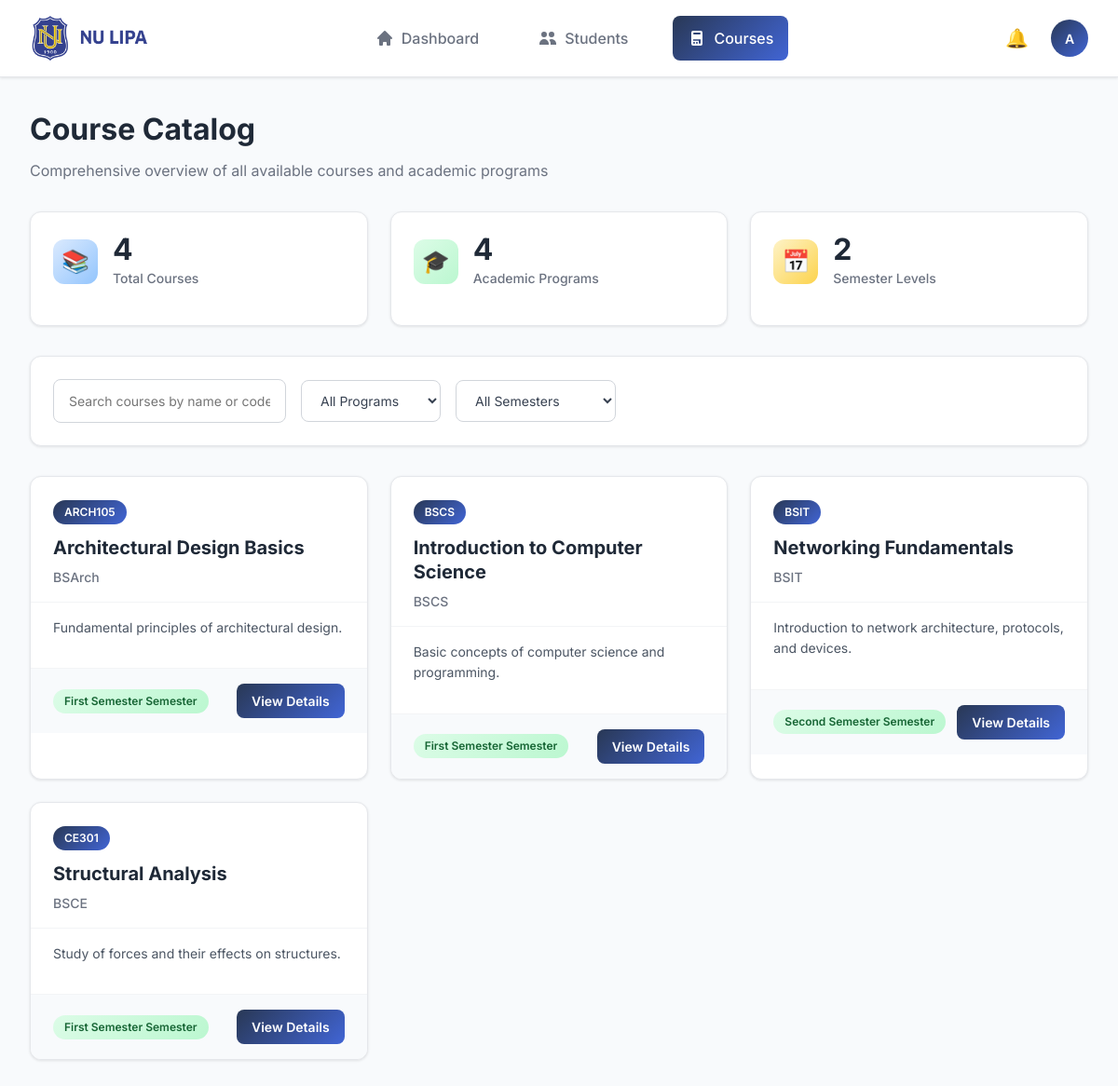
The page /courses.php (signed in) on the database its author committed.
### tables this page shows
CREATE TABLE `courses` (
  `id` int(11) NOT NULL,
  `course_code` varchar(20) NOT NULL,
  `course_name` varchar(255) NOT NULL,
  `description` text DEFAULT NULL,
  `units` int(11) NOT NULL DEFAULT 3,
  `program` varchar(100) NOT NULL,
  `semester` varchar(50) NOT NULL,
  `prerequisites` varchar(255) DEFAULT NULL,
  `created_at` timestamp NOT NULL DEFAULT current_timestamp(),
  `updated_at` timestamp NOT NULL DEFAULT current_timestamp() ON UPDATE current_timestamp()
);

### courses.php (the view, shortened to what this page needs)
<?php
include 'connections.php';
$query = "SELECT * FROM courses ORDER BY course_name ASC";
$result = $conn->query($query);
$total_courses = $result->num_rows;
$programs_query = "SELECT DISTINCT program FROM courses WHERE program IS NOT NULL ORDER BY program ASC";
$programs_result = $conn->query($programs_query);
$programs = [];
if ($programs_result->num_rows > 0) {
    while($row = $programs_result->fetch_assoc()) {
        $programs[] = $row['program'];
    }
}
$semester_query = "SELECT semester, COUNT(*) as count FROM courses GROUP BY semester ORDER BY semester ASC";
$semester_result = $conn->query($semester_query);
$semester_stats = [];
if ($semester_result->num_rows > 0) {
    while($row = $semester_result->fetch_assoc()) {
        $semester_stats[$row['semester']] = $row['count'];
    }
}
?>
<!DOCTYPE html>
<html lang="en">
<head>
  <link rel="stylesheet" href="style.css">
  <link rel="stylesheet" href="https://cdn.jsdelivr.net/npm/bootstrap@5.3.0/dist/css/bootstrap.min.css">
</head>
<body>
  <header class="header-bar">
    <a href="#" class="logo">
      <img src="images/National University Lipa.png" alt="NU Lipa" class="logo-image" style="width: 130px; height: 50px;">
    </a>
    <nav class="nav-menu">
      <a href="enrollee.php" class="nav-item">
        <svg class="nav-icon" fill="currentColor" viewBox="0 0 20 20">
          <path d="M10.707 2.293a1 1 0 00-1.414 0l-7 7a1 1 0 001.414 1.414L4 10.414V17a1 1 0 001 1h2a1 1 0 001-1v-2a1 1 0 011-1h2a1 1 0 011 1v2a1 1 0 001 1h2a1 1 0 001-1v-6.586l.293.293a1 1 0 001.414-1.414l-7-7z"/>
        </svg>
        Dashboard
      </a>
      <a href="admin.php" class="nav-item">
        <svg class="nav-icon" fill="currentColor" viewBox="0 0 20 20">
          <path d="M9 6a3 3 0 11-6 0 3 3 0 016 0zM17 6a3 3 0 11-6 0 3 3 0 016 0zM12.93 17c.046-.327.07-.66.07-1a6.97 6.97 0 00-1.5-4.33A5 5 0 0119 16v1h-6.07zM6 11a5 5 0 015 5v1H1v-1a5 5 0 015-5z"/>
        </svg>
        Students
      </a>
      <a href="courses.php" class="nav-item active">
        Courses
      </a>
    </nav>
    <div class="header-actions">
      <button class="notification-btn">🔔</button>
      <div class="user-profile-dropdown">
        <div class="user-profile" onclick="toggleDropdown()">A</div>
      </div>
    </div>
  </header>
  <main class="main-content">
    <div class="dashboard-title">Course Catalog</div>
    <div class="dashboard-subtitle">Comprehensive overview of all available courses and academic programs</div>
    <div class="stats-grid">
      <div class="stat-card">
        <div class="stat-header">
          <div class="stat-icon primary">📚</div>
          <div class="stat-content">
            <div class="stat-value"><?php echo $total_courses; ?></div>
            <div class="stat-label">Total Courses</div>
          </div>
        </div>
      </div>
      <div class="stat-card">
        <div class="stat-header">
          <div class="stat-icon secondary">🎓</div>
          <div class="stat-content">
            <div class="stat-value"><?php echo count($programs); ?></div>
            <div class="stat-label">Academic Programs</div>
          </div>
        </div>
      </div>
      <div class="stat-card">
        <div class="stat-header">
          <div class="stat-icon accent">📅</div>
          <div class="stat-content">
            <div class="stat-value"><?php echo count($semester_stats); ?></div>
            <div class="stat-label">Semester Levels</div>
          </div>
        </div>
      </div>
    </div>
    <div class="filter-section">
      <div class="filter-row">
        <input type="text" class="search-input" id="courseSearch" placeholder="Search courses by name or code...">
        <select class="filter-dropdown" id="programFilter">
          <option value="all">All Programs</option>
        </select>
        <select class="filter-dropdown" id="semesterFilter">
          <option value="all">All Semesters</option>
        </select>
      </div>
    </div>
    <div class="courses-grid" id="coursesGrid">
      <?php if ($result->num_rows === 0): ?>
        <div class="empty-state">
          <div class="empty-state-icon">📚</div>
          <div class="empty-state-title">No Courses Found</div>
          <div class="empty-state-description">There are currently no courses available in the system.</div>
        </div>
      <?php else: ?>
        <?php
        $result->data_seek(0);
        while ($course = $result->fetch_assoc()):
        ?>
          <div class="course-card" data-program="<?php echo htmlspecialchars($course['program']); ?>" data-semester="<?php echo htmlspecialchars($course['semester']); ?>" data-name="<?php echo strtolower(htmlspecialchars($course['course_name'])); ?>" data-code="<?php echo strtolower(htmlspecialchars($course['course_code'])); ?>">
            <div class="course-header">
              <div class="course-code"><?php echo htmlspecialchars($course['course_code']); ?></div>
              <h3 class="course-title"><?php echo htmlspecialchars($course['course_name']); ?></h3>
              <div class="course-program"><?php echo htmlspecialchars($course['program']); ?></div>
            </div>
            <div class="course-body">
              <p class="course-description">
                <?php
                $description = $course['description'] ?: 'This course provides comprehensive knowledge and practical skills essential for academic and professional development. Students will engage with fundamental concepts and advanced methodologies relevant to their field of study.';
                echo htmlspecialchars($description);
                ?>
              </p>
            </div>
            <div class="course-meta">
              <span class="semester-badge"><?php echo htmlspecialchars($course['semester']); ?> Semester</span>
              <a href="details.php?id=<?php echo $course['id']; ?>" class="view-details-btn">View Details</a>
            </div>
          </div>
        <?php endwhile; ?>
      <?php endif; ?>
    </div>
  </main>
</body>
</html>

### style.css (style rules this page uses)
body { background-color: #f8f9fa; font-family: 'Segoe UI', Tahoma, Geneva, Verdana, sans-serif; }
body { background-color: #f8f9fa; }

### rows shown on the page
courses: course_code "ARCH105", course_name "Architectural Design Basics", program "BSArch", description "Fundamental principles of architectural design.", semester "First Semester"
courses: course_code "BSCS", course_name "Introduction to Computer Science", program "BSCS", description "Basic concepts of computer science and programming.", semester "First Semester"
courses: course_code "BSIT", course_name "Networking Fundamentals", program "BSIT", description "Introduction to network architecture, protocols, and devices.", semester "Second Semester"
courses: course_code "CE301", course_name "Structural Analysis", program "BSCE", description "Study of forces and their effects on structures.", semester "First Semester"

### other values the page prints
$total_courses "4"
count($programs) "4"
count($semester_stats) "2"
